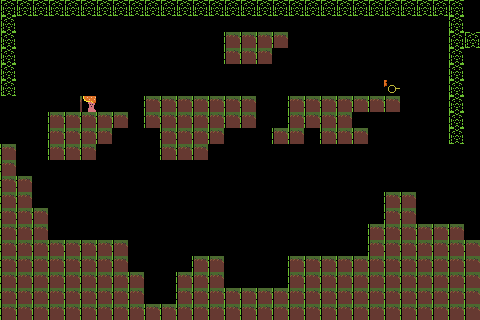

A 2D game scene composited from a Tiled map and its tileset images. What follows is a short description and the map's XML, with every tile layer's data as written:
An orthogonal 30x20 tile map with 16x16 px tiles, 3 tile layers (terrain, collectibles, player).

<map version="1.9" tiledversion="1.9.2" orientation="orthogonal" renderorder="right-down" width="30" height="20" tilewidth="16" tileheight="16" infinite="0" nextlayerid="4" nextobjectid="1">
 <editorsettings>
  <export target="testmap.lua" format="lua" />
 </editorsettings>
 <tileset firstgid="1" source="quick_tilesheet.tsx" />
 <layer id="1" name="terrain" width="30" height="20">
  <data encoding="csv">
2,2,2,2,2,2,2,2,2,2,2,2,2,2,2,2,2,2,2,2,2,2,2,2,2,2,2,2,2,0,
2,0,0,0,0,0,0,0,0,0,0,0,0,0,0,0,0,0,0,0,0,0,0,0,0,0,0,0,2,0,
2,0,0,0,0,0,0,0,0,0,0,0,0,0,3,3,3,3,0,0,0,0,0,0,0,0,0,0,2,2,
2,0,0,0,0,0,0,0,0,0,0,0,0,0,3,3,3,0,0,0,0,0,0,0,0,0,0,0,2,0,
2,0,0,0,0,0,0,0,0,0,0,0,0,0,0,0,0,0,0,0,0,0,0,0,0,0,0,0,2,0,
2,0,0,0,0,0,0,0,0,0,0,0,0,0,0,0,0,0,0,0,0,0,0,0,0,0,0,0,2,0,
0,0,0,0,0,0,0,0,0,3,3,3,3,3,3,3,0,0,3,3,3,3,3,3,3,0,0,0,2,0,
0,0,0,3,3,3,3,3,0,3,3,3,3,3,3,3,0,0,3,3,3,3,0,0,0,0,0,0,2,0,
0,0,0,3,3,3,3,0,0,0,3,3,3,3,0,0,0,3,3,0,3,3,3,0,0,0,0,0,2,0,
3,0,0,3,3,3,0,0,0,0,3,3,3,0,0,0,0,0,0,0,0,0,0,0,0,0,0,0,0,0,
3,0,0,0,0,0,0,0,0,0,0,0,0,0,0,0,0,0,0,0,0,0,0,0,0,0,0,0,0,0,
3,3,0,0,0,0,0,0,0,0,0,0,0,0,0,0,0,0,0,0,0,0,0,0,0,0,0,0,0,0,
3,3,0,0,0,0,0,0,0,0,0,0,0,0,0,0,0,0,0,0,0,0,0,0,3,3,0,0,0,0,
3,3,3,0,0,0,0,0,0,0,0,0,0,0,0,0,0,0,0,0,0,0,0,0,3,3,0,0,0,0,
3,3,3,0,0,0,0,0,0,0,0,0,0,0,0,0,0,0,0,0,0,0,0,3,3,3,3,3,3,0,
3,3,3,3,3,3,3,3,0,0,0,0,0,0,0,0,0,0,0,0,0,0,0,3,3,3,3,3,3,3,
3,3,3,3,3,3,3,3,0,0,0,0,3,3,0,0,0,0,3,3,3,3,3,3,3,3,3,3,3,3,
3,3,3,3,3,3,3,3,3,0,0,3,3,3,0,0,0,0,3,3,3,3,3,3,3,3,3,3,3,3,
3,3,3,3,3,3,3,3,3,0,0,3,3,3,3,3,3,3,3,3,3,3,3,3,3,3,3,3,3,3,
3,3,3,3,3,3,3,3,3,3,3,3,3,3,3,3,3,3,3,3,3,3,3,3,3,3,3,3,3,3
</data>
 </layer>
 <layer id="2" name="collectibles" width="30" height="20">
  <data encoding="csv">
0,0,0,0,0,0,0,0,0,0,0,0,0,0,0,0,0,0,0,0,0,0,0,0,0,0,0,0,0,0,
0,0,0,0,0,0,0,0,0,0,0,0,0,0,0,0,0,0,0,0,0,0,0,0,0,0,0,0,0,0,
0,0,0,0,0,0,0,0,0,0,0,0,0,0,0,0,0,0,0,0,0,0,0,0,0,0,0,0,0,0,
0,0,0,0,0,0,0,0,0,0,0,0,0,0,0,0,0,0,0,0,0,0,0,0,0,0,0,0,0,0,
0,0,0,0,0,0,0,0,0,0,0,0,0,0,0,0,0,0,0,0,0,0,0,0,0,0,0,0,0,0,
0,0,0,0,0,0,0,0,0,0,0,0,0,0,0,0,0,0,0,0,0,0,0,0,5,0,0,0,0,0,
0,0,0,0,0,0,0,0,0,0,0,0,0,0,0,0,0,0,0,0,0,0,0,0,0,0,0,0,0,0,
0,0,0,0,0,0,0,0,0,0,0,0,0,0,0,0,0,0,0,0,0,0,0,0,0,0,0,0,0,0,
0,0,0,0,0,0,0,0,0,0,0,0,0,0,0,0,0,0,0,0,0,0,0,0,0,0,0,0,0,0,
0,0,0,0,0,0,0,0,0,0,0,0,0,0,0,0,0,0,0,0,0,0,0,0,0,0,0,0,0,0,
0,0,0,0,0,0,0,0,0,0,0,0,0,0,0,0,0,0,0,0,0,0,0,0,0,0,0,0,0,0,
0,0,0,0,0,0,0,0,0,0,0,0,0,0,0,0,0,0,0,0,0,0,0,0,0,0,0,0,0,0,
0,0,0,0,0,0,0,0,0,0,0,0,0,0,0,0,0,0,0,0,0,0,0,0,0,0,0,0,0,0,
0,0,0,0,0,0,0,0,0,0,0,0,0,0,0,0,0,0,0,0,0,0,0,0,0,0,0,0,0,0,
0,0,0,0,0,0,0,0,0,0,0,0,0,0,0,0,0,0,0,0,0,0,0,0,0,0,0,0,0,0,
0,0,0,0,0,0,0,0,0,0,0,0,0,0,0,0,0,0,0,0,0,0,0,0,0,0,0,0,0,0,
0,0,0,0,0,0,0,0,0,0,0,0,0,0,0,0,0,0,0,0,0,0,0,0,0,0,0,0,0,0,
0,0,0,0,0,0,0,0,0,0,0,0,0,0,0,0,0,0,0,0,0,0,0,0,0,0,0,0,0,0,
0,0,0,0,0,0,0,0,0,0,0,0,0,0,0,0,0,0,0,0,0,0,0,0,0,0,0,0,0,0,
0,0,0,0,0,0,0,0,0,0,0,0,0,0,0,0,0,0,0,0,0,0,0,0,0,0,0,0,0,0
</data>
 </layer>
 <layer id="3" name="player" width="30" height="20">
  <data encoding="csv">
0,0,0,0,0,0,0,0,0,0,0,0,0,0,0,0,0,0,0,0,0,0,0,0,0,0,0,0,0,0,
0,0,0,0,0,0,0,0,0,0,0,0,0,0,0,0,0,0,0,0,0,0,0,0,0,0,0,0,0,0,
0,0,0,0,0,0,0,0,0,0,0,0,0,0,0,0,0,0,0,0,0,0,0,0,0,0,0,0,0,0,
0,0,0,0,0,0,0,0,0,0,0,0,0,0,0,0,0,0,0,0,0,0,0,0,0,0,0,0,0,0,
0,0,0,0,0,0,0,0,0,0,0,0,0,0,0,0,0,0,0,0,0,0,0,0,0,0,0,0,0,0,
0,0,0,0,0,0,0,0,0,0,0,0,0,0,0,0,0,0,0,0,0,0,0,0,0,0,0,0,0,0,
0,0,0,0,0,4,0,0,0,0,0,0,0,0,0,0,0,0,0,0,0,0,0,0,0,0,0,0,0,0,
0,0,0,0,0,0,0,0,0,0,0,0,0,0,0,0,0,0,0,0,0,0,0,0,0,0,0,0,0,0,
0,0,0,0,0,0,0,0,0,0,0,0,0,0,0,0,0,0,0,0,0,0,0,0,0,0,0,0,0,0,
0,0,0,0,0,0,0,0,0,0,0,0,0,0,0,0,0,0,0,0,0,0,0,0,0,0,0,0,0,0,
0,0,0,0,0,0,0,0,0,0,0,0,0,0,0,0,0,0,0,0,0,0,0,0,0,0,0,0,0,0,
0,0,0,0,0,0,0,0,0,0,0,0,0,0,0,0,0,0,0,0,0,0,0,0,0,0,0,0,0,0,
0,0,0,0,0,0,0,0,0,0,0,0,0,0,0,0,0,0,0,0,0,0,0,0,0,0,0,0,0,0,
0,0,0,0,0,0,0,0,0,0,0,0,0,0,0,0,0,0,0,0,0,0,0,0,0,0,0,0,0,0,
0,0,0,0,0,0,0,0,0,0,0,0,0,0,0,0,0,0,0,0,0,0,0,0,0,0,0,0,0,0,
0,0,0,0,0,0,0,0,0,0,0,0,0,0,0,0,0,0,0,0,0,0,0,0,0,0,0,0,0,0,
0,0,0,0,0,0,0,0,0,0,0,0,0,0,0,0,0,0,0,0,0,0,0,0,0,0,0,0,0,0,
0,0,0,0,0,0,0,0,0,0,0,0,0,0,0,0,0,0,0,0,0,0,0,0,0,0,0,0,0,0,
0,0,0,0,0,0,0,0,0,0,0,0,0,0,0,0,0,0,0,0,0,0,0,0,0,0,0,0,0,0,
0,0,0,0,0,0,0,0,0,0,0,0,0,0,0,0,0,0,0,0,0,0,0,0,0,0,0,0,0,0
</data>
 </layer>
</map>